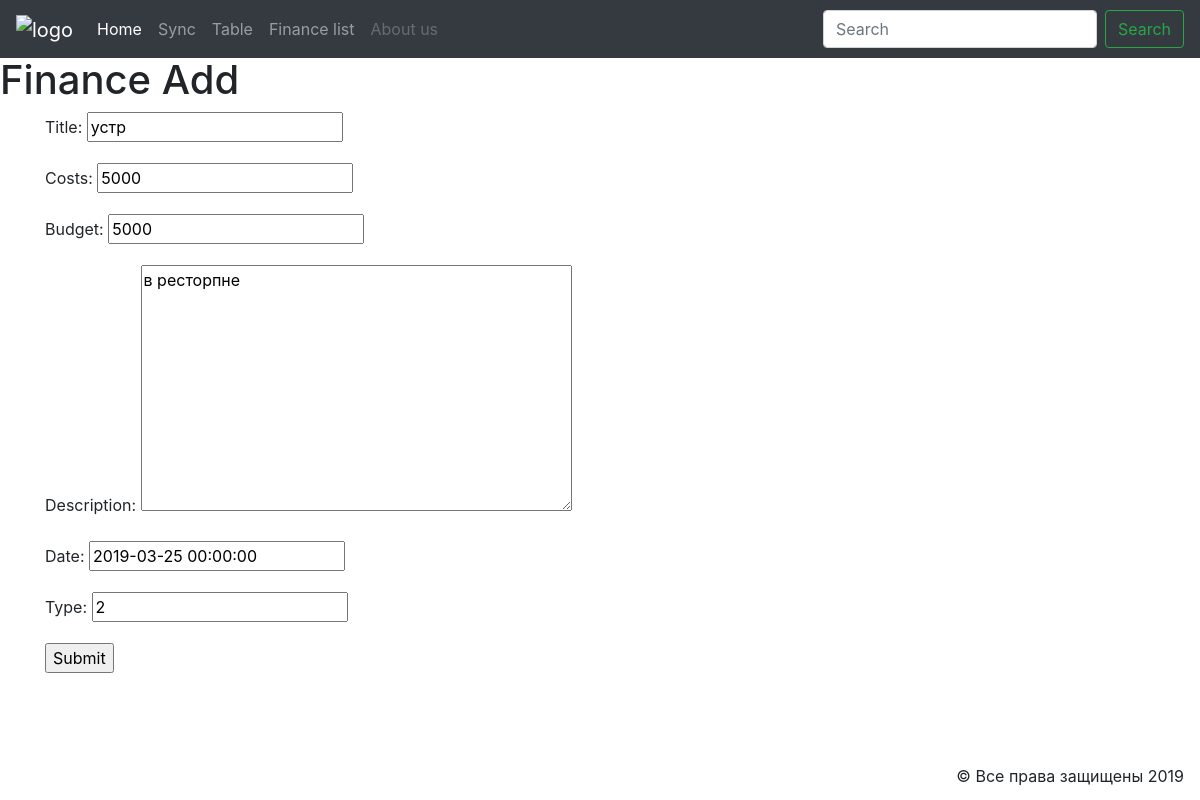
The page /finance/edit/9 on the database as committed earlier.
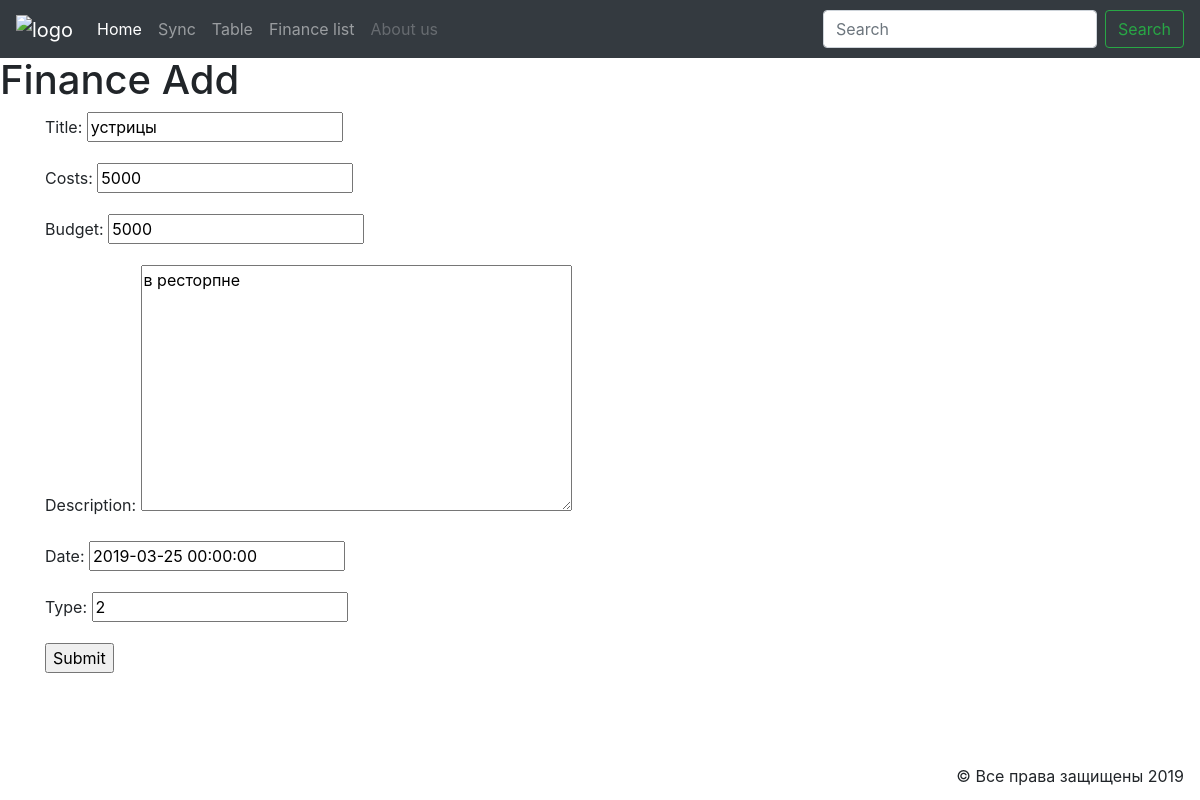
The same page on the database as committed later.
### finance/models.py (models this page shows, shortened)
class Finance(models.Model):
    title = models.CharField(max_length=120)
    costs = models.PositiveIntegerField()
    budget = models.PositiveIntegerField()
    description = models.TextField()
    date = models.DateTimeField()
    type = models.CharField(max_length=80)
    class Meta:
        verbose_name_plural = "Finance"

### finance/views.py (the view)
# urls.py: path('edit/<int:pk>', views.FinanceUpdate.as_view(), name='finance_edit'),
class FinanceUpdate(UpdateView):
    model = Finance
    fields = ['title', 'costs', 'budget', 'description', 'date', 'type']
    success_url = reverse_lazy('finance_list')

### finance/templates/finance/finance_form.html
{% extends "finance/homePage.html" %}
{% block content %}
<h1>Finance Add</h1>
<div class="container">
    <form method="post">{% csrf_token %}
        {{ form.as_p }}
        <input type="submit" value="Submit"/>
    </form>
</div>
{% endblock %}

Rows that differ between the two databases and show on the page:
changed Finance "в ресторпне": title "устр" → "устрицы"
